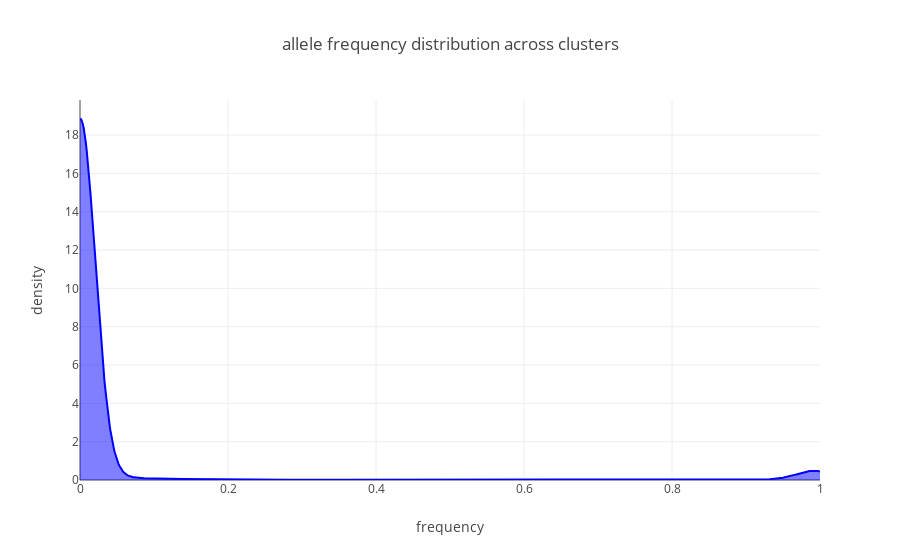

Notebook source saved alongside this figure:
### Code cell
n_chose= 200
Chose= np.random.choice(range(freqs_matrix.shape[0]),n_chose)

Across= list(it.chain(*[freqs_matrix[x] for x in Chose]))

X_plot = np.linspace(0, 1, 1000)

freq_kde = KernelDensity(kernel='gaussian', bandwidth=0.02).fit(np.array(Across).reshape(-1,1))

log_dens = freq_kde.score_samples(X_plot.reshape(-1,1))

fig_roost_dens= [go.Scatter(x=X_plot, y=np.exp(log_dens), 
                            mode='lines', fill='tozeroy', name= 'mRNA pVal',
                            line=dict(color='blue', width=2))]
##

layout= go.Layout(
    title= 'allele frequency distribution across clusters',
    yaxis= dict(
        title= 'density'
    ),
    xaxis= dict(
        title= 'frequency'
    )
)

fig = go.Figure(data=fig_roost_dens, layout= layout)
iplot(fig)

### Figure 1 — Plotly figure (JSON) as saved in the notebook; plotly's stock layout.template omitted (floating-point values rounded to 4 significant figures; data arrays with more than 128 entries replaced by an {"elided": "..."} marker saying what was removed)
{"data": [{"fill": "tozeroy", "line": {"color": "blue", "width": 2}, "mode": "lines", "name": "mRNA pVal", "type": "scatter", "uid": "733a1892-22aa-4ad4-88ea-f5536dc09e46", "x": {"elided": "1000 float values"}, "y": {"elided": "1000 float values"}}], "layout": {"title": "allele frequency distribution across clusters", "xaxis": {"title": "frequency"}, "yaxis": {"title": "density"}}}
